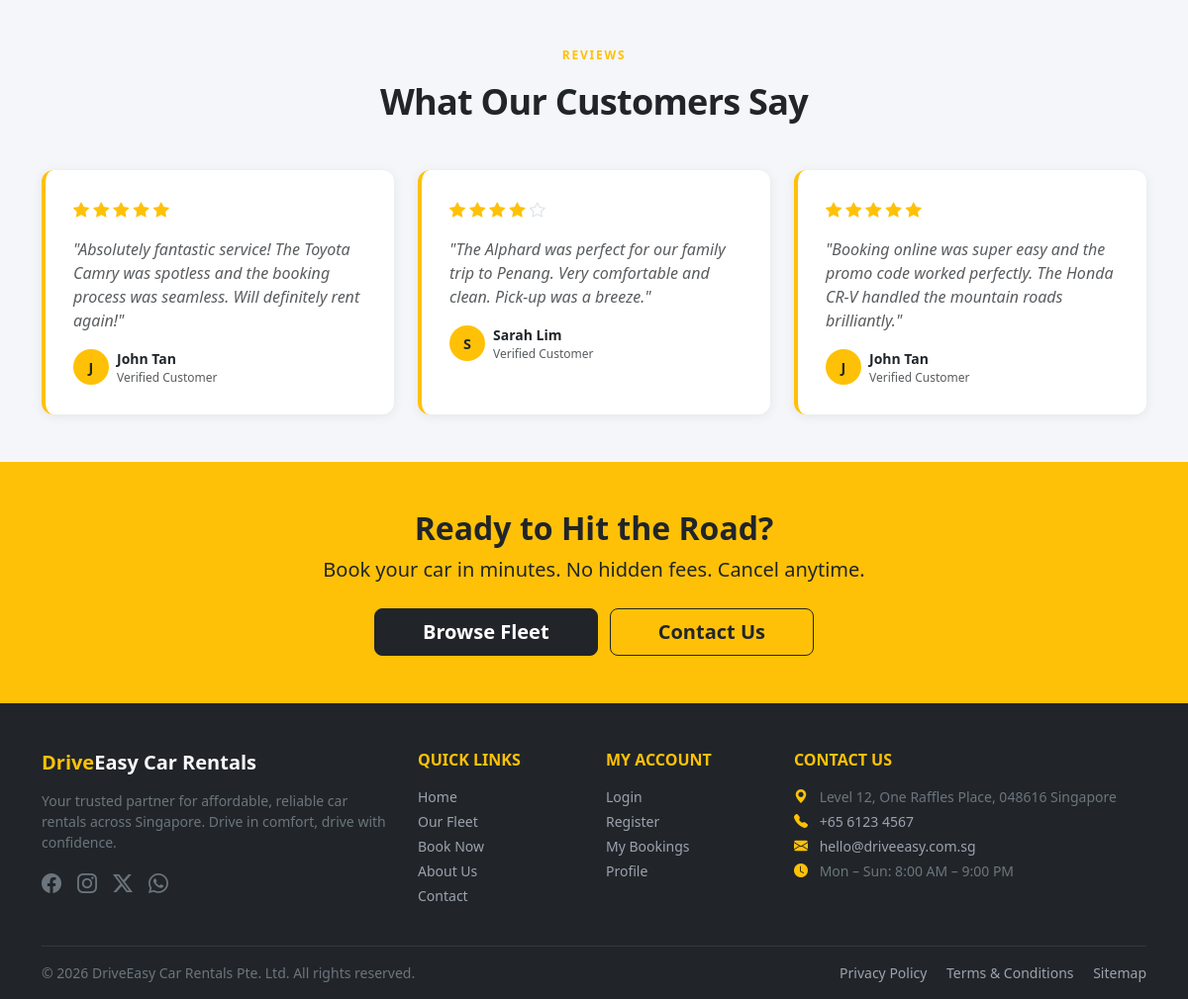
Before: / (lower part) with the older database file.
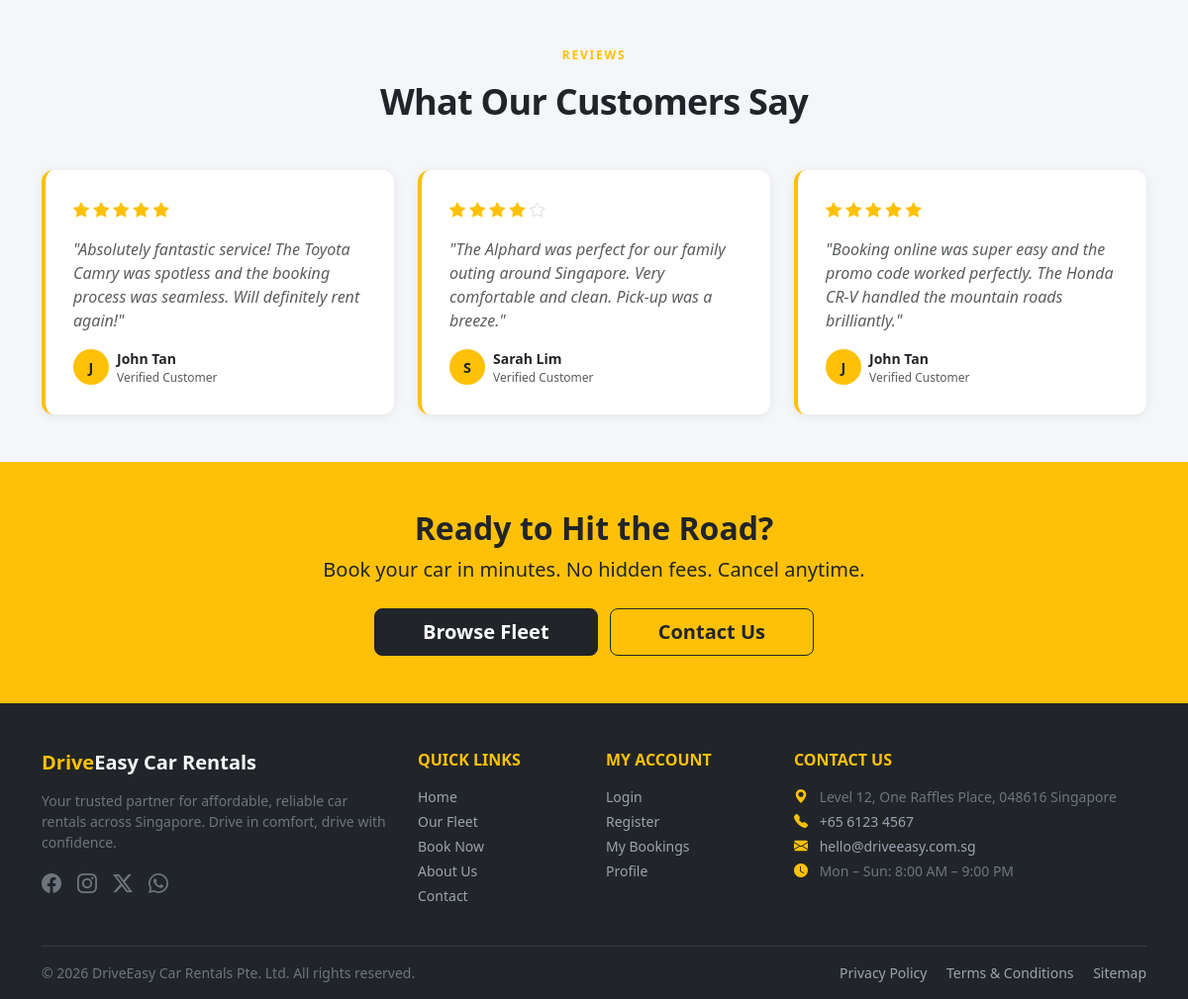
After: the same page with the newer database file.
### tables this page shows
CREATE TABLE IF NOT EXISTS testimonials (
    id         INT AUTO_INCREMENT PRIMARY KEY,
    user_id    INT  NOT NULL,
    booking_id INT  DEFAULT NULL,
    rating     TINYINT NOT NULL CHECK (rating BETWEEN 1 AND 5),
    message    TEXT NOT NULL,
    is_active  TINYINT(1) NOT NULL DEFAULT 0,
    created_at TIMESTAMP DEFAULT CURRENT_TIMESTAMP,
    FOREIGN KEY (user_id)    REFERENCES users(id)    ON DELETE CASCADE,
    FOREIGN KEY (booking_id) REFERENCES bookings(id) ON DELETE SET NULL
);

CREATE TABLE IF NOT EXISTS users (
    id            INT AUTO_INCREMENT PRIMARY KEY,
    name          VARCHAR(100)  NOT NULL,
    email         VARCHAR(150)  NOT NULL UNIQUE,
    password_hash VARCHAR(255)  NOT NULL,
    role          ENUM('user','admin') NOT NULL DEFAULT 'user',
    created_at    TIMESTAMP DEFAULT CURRENT_TIMESTAMP
);

### index.php (the view, shortened to what this page needs)
<?php
require_once __DIR__ . '/includes/db.php';
$stmt = $pdo->prepare(
    "SELECT t.*, u.name AS reviewer_name
     FROM testimonials t
     JOIN users u ON u.id = t.user_id
     WHERE t.is_active = 1
     ORDER BY t.created_at DESC
     LIMIT 3"
);
$stmt->execute();
$testimonials = $stmt->fetchAll();
?>
<!DOCTYPE html>
<html lang="en">
<head>
    <link rel="stylesheet" href="https://cdn.jsdelivr.net/npm/bootstrap@5.3.2/dist/css/bootstrap.min.css">
    <link rel="stylesheet" href="https://cdn.jsdelivr.net/npm/bootstrap-icons@1.11.3/font/bootstrap-icons.min.css">
    <link rel="stylesheet" href="/assets/css/style.css">
</head>
<body>
<main>
<?php if (!empty($testimonials)): ?>
<section class="py-5" aria-labelledby="testimonials-heading">
    <div class="container">
        <div class="text-center mb-5">
            <p class="section-label">Reviews</p>
            <h2 class="section-title" id="testimonials-heading">What Our Customers Say</h2>
        </div>
        <div class="row g-4">
            <?php foreach ($testimonials as $t): ?>
            <div class="col-12 col-md-4">
                <div class="testimonial-card">
                    <div class="star-rating mb-3" aria-label="<?= (int)$t['rating'] ?> out of 5 stars">
                        <?php for ($i = 1; $i <= 5; $i++): ?>
                            <i class="bi <?= $i <= (int)$t['rating'] ? 'bi-star-fill' : 'bi-star' ?>"
                               aria-hidden="true"></i>
                        <?php endfor; ?>
                    </div>
                    <p class="text-muted fst-italic mb-3">
                        "<?= htmlspecialchars($t['message']) ?>"
                    </p>
                    <div class="d-flex align-items-center gap-2">
                        <div class="bg-warning rounded-circle d-flex align-items-center justify-content-center fw-bold"
                             style="width:36px;height:36px;font-size:0.9rem;" aria-hidden="true">
                            <?= mb_strtoupper(mb_substr($t['reviewer_name'], 0, 1)) ?>
                        </div>
                        <div>
                            <div class="fw-semibold small">
                                <?= htmlspecialchars($t['reviewer_name']) ?>
                            </div>
                            <div class="text-muted" style="font-size:0.75rem;">
                                Verified Customer
                            </div>
                        </div>
                    </div>
                </div>
            </div>
            <?php endforeach; ?>
        </div>
    </div>
</section>
<?php endif; ?>
<section class="py-5 bg-warning" aria-label="Call to action">
    <div class="container text-center">
        <h2 class="fw-bold fs-2 mb-2">Ready to Hit the Road?</h2>
        <p class="text-dark mb-4 fs-5">Book your car in minutes. No hidden fees. Cancel anytime.</p>
        <a href="/fleet.php" class="btn btn-dark btn-lg px-5 fw-bold me-2">Browse Fleet</a>
        <a href="/contact.php" class="btn btn-outline-dark btn-lg px-5 fw-bold">Contact Us</a>
    </div>
</section>
</main>
<?php include __DIR__ . '/includes/footer.php'; ?>
</body>
</html>

Changed rows visible on the page:
changed testimonials "Sarah Lim": message "The Alphard was perfect for our family trip to Penang. Very comfortable and clean. Pick-up was a breeze." → "The Alphard was perfect for our family outing around Singapore. Very comfortable and clean. Pick-up was a breeze."
